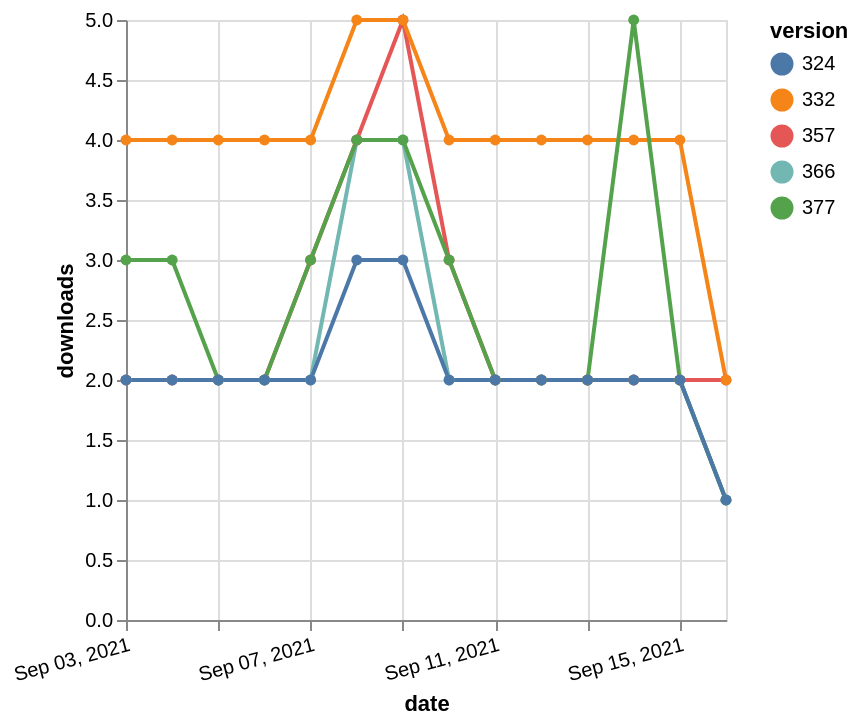

Describe this chart as a Vega-Lite specification.
### Vega-Lite specification from a JSON file in a GitHub repository (floating-point values rounded to 4 significant figures)
{"$schema": "https://vega.github.io/schema/vega-lite/v5.json", "description": "A simple bar chart with embedded data.", "data": {"values": [{"date": "2021-09-03", "total": 2533, "delta": 2, "version": "366"}, {"date": "2021-09-04", "total": 2535, "delta": 2, "version": "366"}, {"date": "2021-09-05", "total": 2537, "delta": 2, "version": "366"}, {"date": "2021-09-06", "total": 2539, "delta": 2, "version": "366"}, {"date": "2021-09-07", "total": 2541, "delta": 2, "version": "366"}, {"date": "2021-09-08", "total": 2545, "delta": 4, "version": "366"}, {"date": "2021-09-09", "total": 2549, "delta": 4, "version": "366"}, {"date": "2021-09-10", "total": 2551, "delta": 2, "version": "366"}, {"date": "2021-09-11", "total": 2553, "delta": 2, "version": "366"}, {"date": "2021-09-12", "total": 2555, "delta": 2, "version": "366"}, {"date": "2021-09-13", "total": 2557, "delta": 2, "version": "366"}, {"date": "2021-09-14", "total": 2559, "delta": 2, "version": "366"}, {"date": "2021-09-15", "total": 2561, "delta": 2, "version": "366"}, {"date": "2021-09-16", "total": 2562, "delta": 1, "version": "366"}, {"date": "2021-09-03", "total": 2988, "delta": 2, "version": "357"}, {"date": "2021-09-04", "total": 2990, "delta": 2, "version": "357"}, {"date": "2021-09-05", "total": 2992, "delta": 2, "version": "357"}, {"date": "2021-09-06", "total": 2994, "delta": 2, "version": "357"}, {"date": "2021-09-07", "total": 2997, "delta": 3, "version": "357"}, {"date": "2021-09-08", "total": 3001, "delta": 4, "version": "357"}, {"date": "2021-09-09", "total": 3006, "delta": 5, "version": "357"}, {"date": "2021-09-10", "total": 3009, "delta": 3, "version": "357"}, {"date": "2021-09-11", "total": 3011, "delta": 2, "version": "357"}, {"date": "2021-09-12", "total": 3013, "delta": 2, "version": "357"}, {"date": "2021-09-13", "total": 3015, "delta": 2, "version": "357"}, {"date": "2021-09-14", "total": 3017, "delta": 2, "version": "357"}, {"date": "2021-09-15", "total": 3019, "delta": 2, "version": "357"}, {"date": "2021-09-16", "total": 3021, "delta": 2, "version": "357"}, {"date": "2021-09-03", "total": 5309, "delta": 4, "version": "332"}, {"date": "2021-09-04", "total": 5313, "delta": 4, "version": "332"}, {"date": "2021-09-05", "total": 5317, "delta": 4, "version": "332"}, {"date": "2021-09-06", "total": 5321, "delta": 4, "version": "332"}, {"date": "2021-09-07", "total": 5325, "delta": 4, "version": "332"}, {"date": "2021-09-08", "total": 5330, "delta": 5, "version": "332"}, {"date": "2021-09-09", "total": 5335, "delta": 5, "version": "332"}, {"date": "2021-09-10", "total": 5339, "delta": 4, "version": "332"}, {"date": "2021-09-11", "total": 5343, "delta": 4, "version": "332"}, {"date": "2021-09-12", "total": 5347, "delta": 4, "version": "332"}, {"date": "2021-09-13", "total": 5351, "delta": 4, "version": "332"}, {"date": "2021-09-14", "total": 5355, "delta": 4, "version": "332"}, {"date": "2021-09-15", "total": 5359, "delta": 4, "version": "332"}, {"date": "2021-09-16", "total": 5361, "delta": 2, "version": "332"}, {"date": "2021-09-03", "total": 2228, "delta": 3, "version": "377"}, {"date": "2021-09-04", "total": 2231, "delta": 3, "version": "377"}, {"date": "2021-09-05", "total": 2233, "delta": 2, "version": "377"}, {"date": "2021-09-06", "total": 2235, "delta": 2, "version": "377"}, {"date": "2021-09-07", "total": 2238, "delta": 3, "version": "377"}, {"date": "2021-09-08", "total": 2242, "delta": 4, "version": "377"}, {"date": "2021-09-09", "total": 2246, "delta": 4, "version": "377"}, {"date": "2021-09-10", "total": 2249, "delta": 3, "version": "377"}, {"date": "2021-09-11", "total": 2251, "delta": 2, "version": "377"}, {"date": "2021-09-12", "total": 2253, "delta": 2, "version": "377"}, {"date": "2021-09-13", "total": 2255, "delta": 2, "version": "377"}, {"date": "2021-09-14", "total": 2260, "delta": 5, "version": "377"}, {"date": "2021-09-15", "total": 2262, "delta": 2, "version": "377"}, {"date": "2021-09-16", "total": 2263, "delta": 1, "version": "377"}, {"date": "2021-09-03", "total": 2735, "delta": 2, "version": "324"}, {"date": "2021-09-04", "total": 2737, "delta": 2, "version": "324"}, {"date": "2021-09-05", "total": 2739, "delta": 2, "version": "324"}, {"date": "2021-09-06", "total": 2741, "delta": 2, "version": "324"}, {"date": "2021-09-07", "total": 2743, "delta": 2, "version": "324"}, {"date": "2021-09-08", "total": 2746, "delta": 3, "version": "324"}, {"date": "2021-09-09", "total": 2749, "delta": 3, "version": "324"}, {"date": "2021-09-10", "total": 2751, "delta": 2, "version": "324"}, {"date": "2021-09-11", "total": 2753, "delta": 2, "version": "324"}, {"date": "2021-09-12", "total": 2755, "delta": 2, "version": "324"}, {"date": "2021-09-13", "total": 2757, "delta": 2, "version": "324"}, {"date": "2021-09-14", "total": 2759, "delta": 2, "version": "324"}, {"date": "2021-09-15", "total": 2761, "delta": 2, "version": "324"}, {"date": "2021-09-16", "total": 2762, "delta": 1, "version": "324"}]}, "width": "container", "mark": {"type": "line", "point": {"filled": true}}, "encoding": {"x": {"field": "date", "type": "temporal", "timeUnit": "yearmonthdate", "title": "date", "axis": {"labelAngle": -15}}, "y": {"field": "delta", "type": "quantitative", "title": "downloads"}, "color": {"field": "version", "type": "nominal"}, "tooltip": {"field": "delta"}}}
